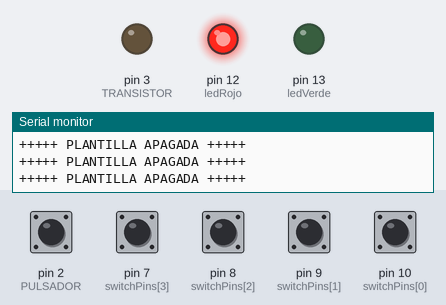
A sketch run on a simulated Arduino Uno, built with avr-gcc and run on an emulated ATmega328P. Shown: output pins drawn as LEDs (lit = HIGH), the last lines printed to the serial monitor. The inputs (shaded band) are chosen by the test bench; at power-on: pin 2 (PULSADOR), pin 7 (switchPins[3]), pin 8 (switchPins[2]), pin 9 (switchPins[1]), pin 10 (switchPins[0]) LOW.

Above: at 1.2 s.
1.3 s: pin 7 (switchPins[3]) pulled HIGH for 0.15 s
At 1.6 s:
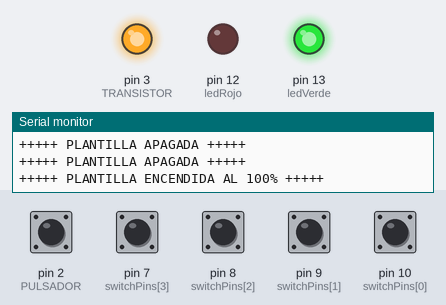
3.1 s: pin 8 (switchPins[2]) pulled HIGH for 1 s
At 4.5 s:
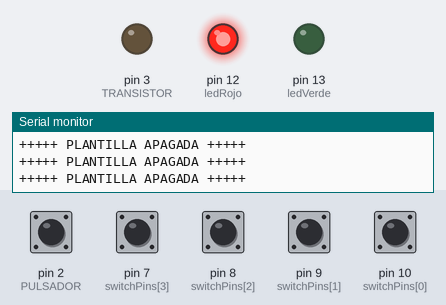
6.1 s: pin 2 (PULSADOR) pulled HIGH for 0.15 s
7.7 s: pin 2 (PULSADOR) driven HIGH and pin 7 (switchPins[3]) driven HIGH
10.7 s: pin 2 (PULSADOR) driven LOW
At 11.41 s:
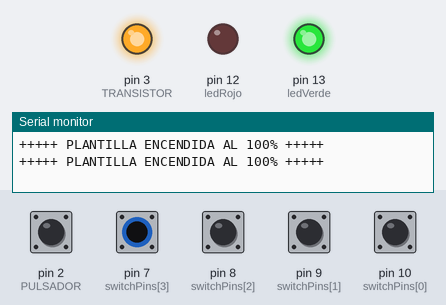
13.7 s: pin 7 (switchPins[3]) driven LOW
At 15.2 s:
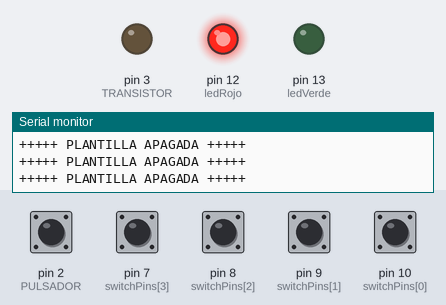
Timing chart, 0 to 16.4 s (numbered marks = the images above; inputs shaded):
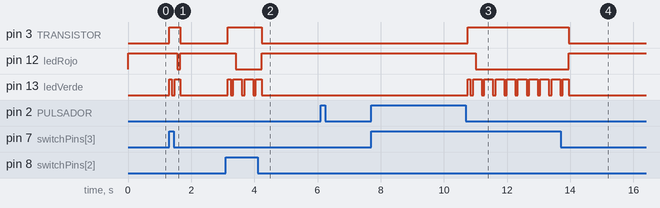

Measured:
- after the input at 1.3 s, pin 3 (TRANSISTOR): LOW → HIGH at once, → LOW 0.36 s later; pin 12 (ledRojo): HIGH → LOW after 0.26 s, → HIGH 0.10 s later; pin 13 (ledVerde): LOW → HIGH at once, → LOW 0.09 s later, → HIGH 0.09 s later, → LOW 0.19 s later
- after the input at 3.1 s, pin 3 (TRANSISTOR): LOW → HIGH after 0.06 s, → LOW 1.1 s later; pin 12 (ledRojo): HIGH → LOW after 0.32 s, → HIGH 0.81 s later; pin 13 (ledVerde): LOW → HIGH after 0.06 s, then repeats every 0.36 s: LOW 0.09 s, HIGH 0.27 s
- after the input at 10.7 s, pin 3 (TRANSISTOR): LOW → HIGH after 0.06 s; pin 12 (ledRojo): HIGH → LOW after 0.31 s; pin 13 (ledVerde): LOW → HIGH after 0.06 s, then repeats every 0.36 s: LOW 0.09 s, HIGH 0.27 s
- after the input at 13.7 s, pin 3 (TRANSISTOR): HIGH → LOW after 0.25 s; pin 12 (ledRojo): LOW → HIGH after 0.25 s

The sketch:

PLANTILLA_CON_SWITCH_4.ino
```cpp
const int PULSADOR = 2;
const int switchPins[] = {10, 9, 8, 7};
const int TRANSISTOR = 3;
const int ledVerde = 13;
const int ledRojo = 12;

int estadoPulsador = LOW;
int estadoSwitch = 0;

void setup() {
  Serial.begin(9600);
  pinMode(PULSADOR, INPUT);
  for (int i = 0; i < 4; i++) {
    pinMode(switchPins[i], INPUT);
  }
  pinMode(TRANSISTOR, OUTPUT);
  pinMode(ledVerde, OUTPUT);
  pinMode(ledRojo, OUTPUT);
}

void loop() {
  estadoPulsador = digitalRead(PULSADOR);
  estadoSwitch = leerSwitch();
  controlPlantilla(estadoPulsador, estadoSwitch);
  delay(100);
}

int leerSwitch() {
  int estado = 0;
  for (int i = 0; i < 4; i++) {
    if (digitalRead(switchPins[i]) == HIGH) {
      estado = i + 1;
    }
  }
  return estado;
}

void controlPlantilla(int estadoPulsador, int estadoSwitch) {
  if (estadoPulsador == HIGH) {
    digitalWrite(TRANSISTOR, LOW);
    Serial.println("+++++ PLANTILLA APAGADA MIENTRAS PRESIONE EL BOTON +++++ ");
    encendidoLedsRojos();
    apagadoLedsVerdes();
  } else {
    switch (estadoSwitch) {
      case 1:
        digitalWrite(TRANSISTOR, 25);
        Serial.println("+++++ PLANTILLA ENCENDIDA AL 25% +++++");
        encendidoLedsVerdes();
        apagadoLedsRojos();
        break;
      case 2:
        digitalWrite(TRANSISTOR, 50);
        Serial.println("+++++ PLANTILLA ENCENDIDA AL 50% +++++");
        encendidoLedsVerdes();
        apagadoLedsRojos();
        break;
      case 3:
        digitalWrite(TRANSISTOR, 75);
        Serial.println("+++++ PLANTILLA ENCENDIDA AL 75% +++++");
        encendidoLedsVerdes();
        apagadoLedsRojos();
        break;
      case 4:
        digitalWrite(TRANSISTOR, HIGH);
        Serial.println("+++++ PLANTILLA ENCENDIDA AL 100% +++++");
        encendidoLedsVerdes();
        apagadoLedsRojos();
        break;
      default:
        digitalWrite(TRANSISTOR, LOW);
        Serial.println("+++++ PLANTILLA APAGADA +++++");
        encendidoLedsRojos();
        apagadoLedsVerdes();
        break;
    }
  }
}

void encendidoLedsRojos() {
  digitalWrite(ledRojo, HIGH);
}

void encendidoLedsVerdes() {
  digitalWrite(ledVerde, HIGH);
  delay(85);
  digitalWrite(ledVerde, LOW);
  delay(85);
  digitalWrite(ledVerde, HIGH);
  delay(85);
}

void apagadoLedsRojos() {
  digitalWrite(ledRojo, LOW);
}

void apagadoLedsVerdes() {
  digitalWrite(ledVerde, LOW);
}
```
